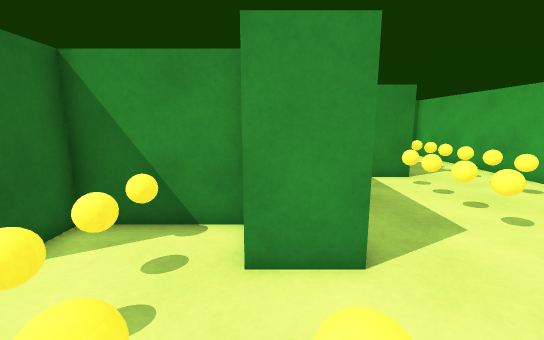
[1] (above)

22 first-person views from a walk through a Unity game level. The camera is 1.2 m above the floor, tilts 10° down and sees 90° across. The floor is counted in squares, 0.5 m on a side. Each view is taken from the middle of a square. On the plan, view 1 faces up. The plan holds only what a view shows up to about 18 squares ahead; the rest is blank.

[2]
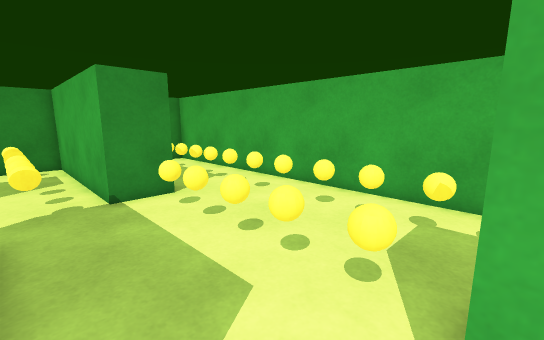

[3]
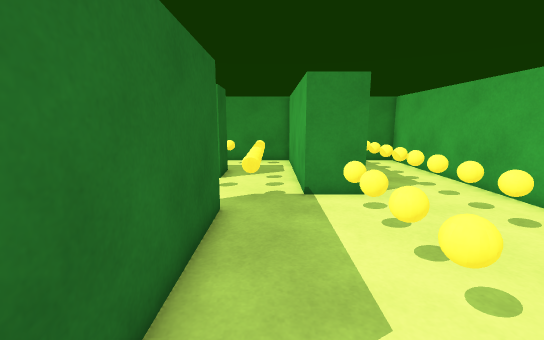

[4]
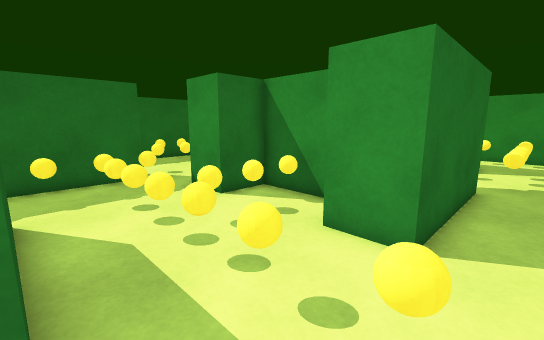

[5]
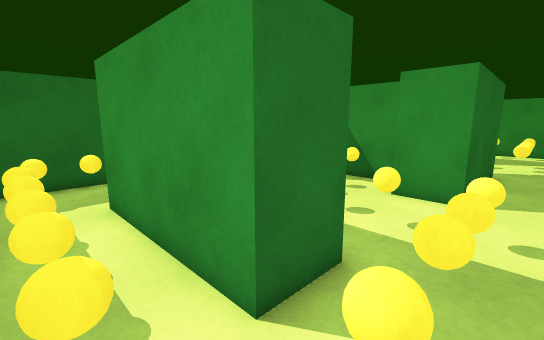

[6]
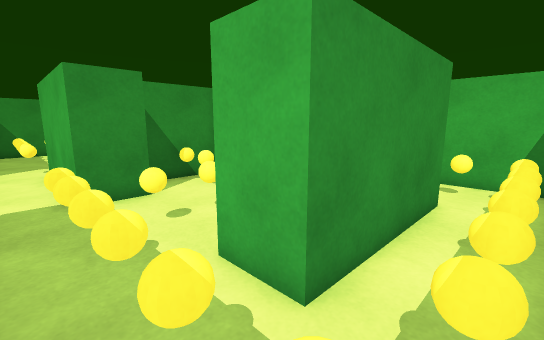

[7]
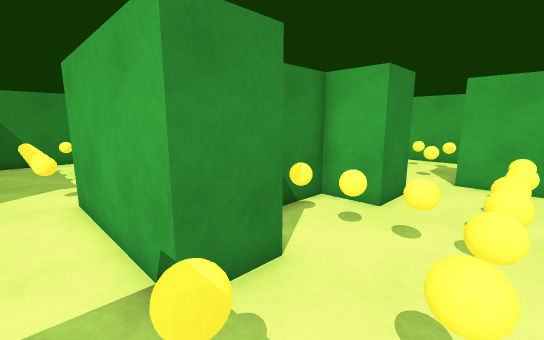

[8]
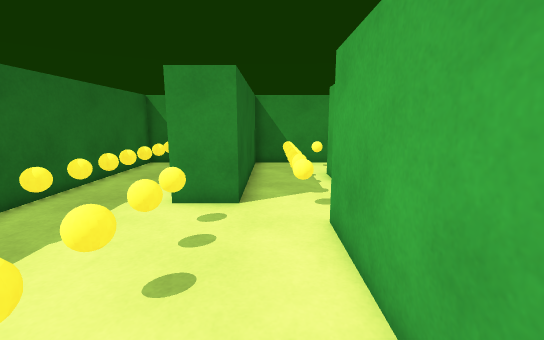

[9]
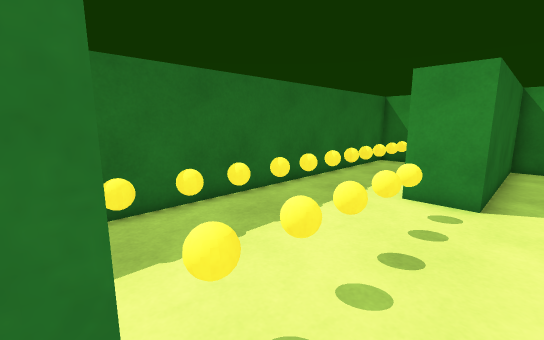

[10]
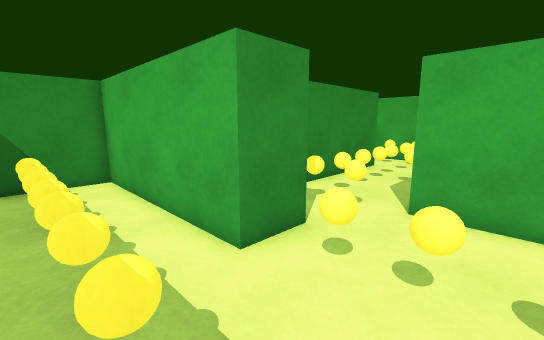

[11]
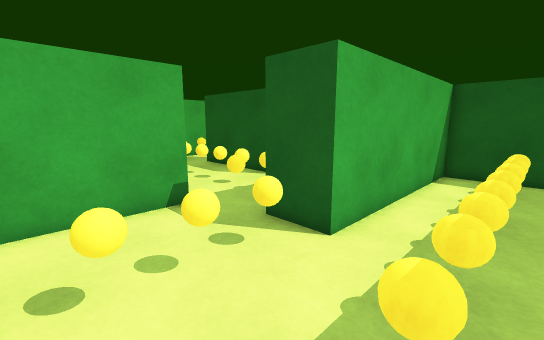

[12]
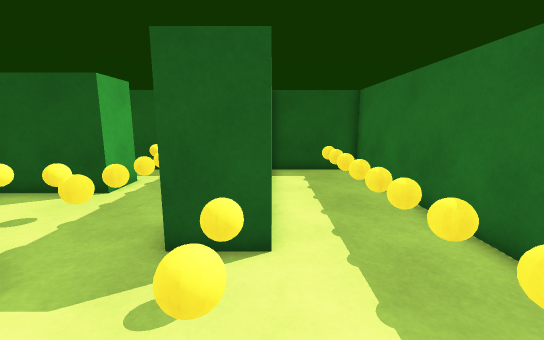

[13]
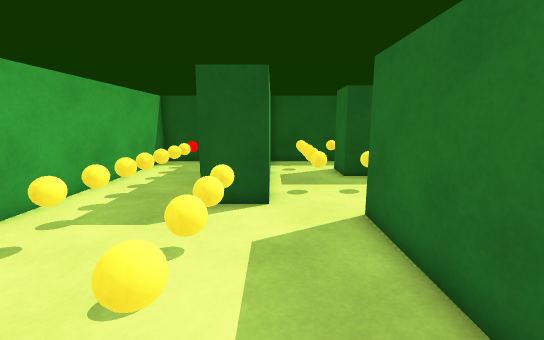

[14]
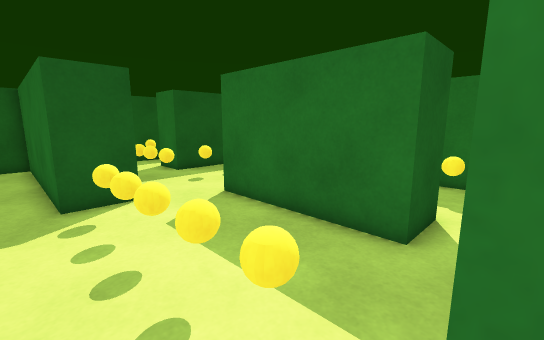

[15]
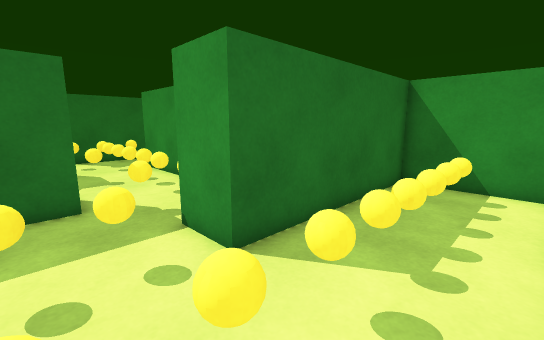

[16]
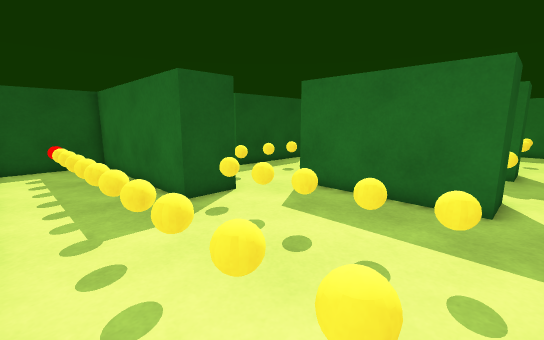

[17]
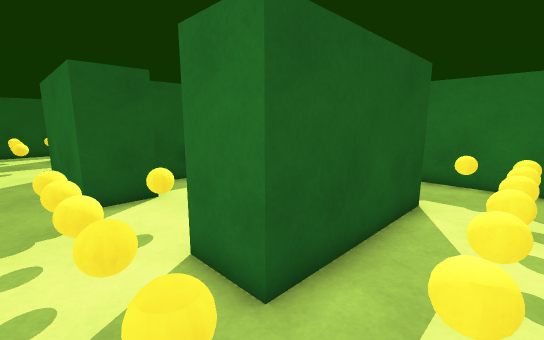

[18]
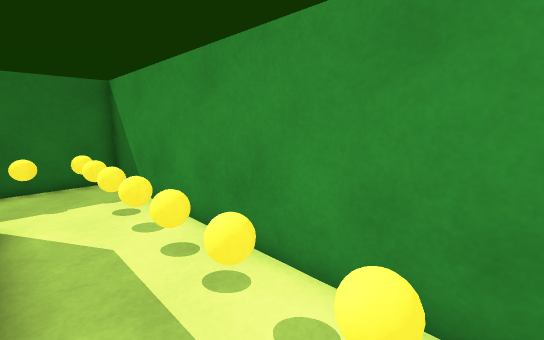

[19]
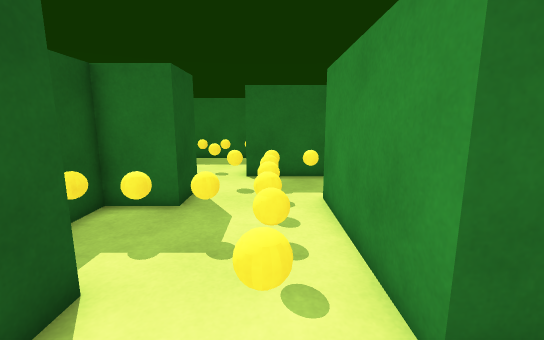

[20]
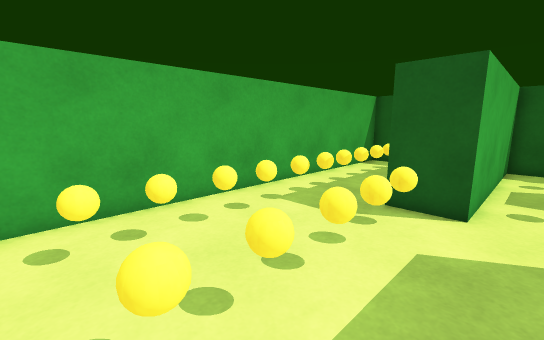

[21]
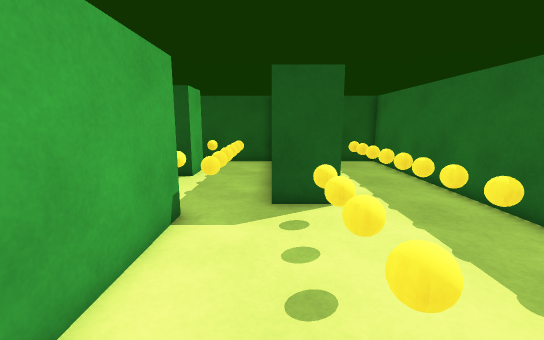

[22]
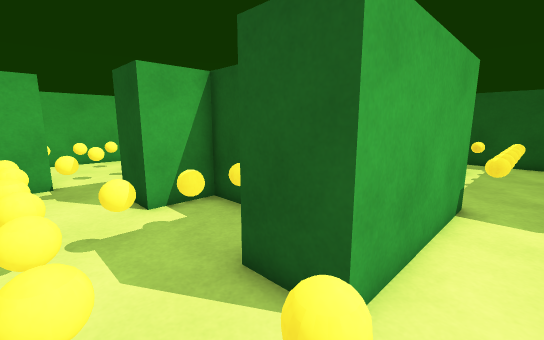

### Floor plan
Ten units are one square. View 1 is at (0, 0); x grows to the right and y downward. Boxes are objects, and circles mark ways between rooms. Rooms are numbered by the first view taken in them; rooms with no view inside come last. Other rooms are left out.
<svg viewBox="-158 -207 270 269">
<path fill="none" stroke="#000" d="M-5 -103 15 -103 15 -41 -5 -41M-46 -41 -66 -41M-4 10 8 10 8 30 -54 30 -54 10 -44 10M-66 -103 -46 -103M-45 -146 -55 -146M-54 -155 -54 -166 8 -166 8 -146 -4 -146M-90 -32 -90 52M-5 57 41 57 41 -32 61 -32 61 57 107 57 107 -202 61 -202 61 -119 41 -119 41 -202 -90 -202 -90 -119M-90 57 -40 57M-90 -119 -110 -119 -110 -202 -153 -202 -153 57 -110 57 -110 -32 -90 -32M-66 -41 -66 -103M-46 -103 -46 -82 -5 -82 -5 -103M-4 -146 -45 -146M-5 -41 -5 -62 -46 -62 -46 -41M-44 10 -4 10"/>
<rect x="-75" y="35" width="10" height="10" fill="#bbb"><title>ball</title></rect>
<rect x="-75" y="25" width="10" height="10" fill="#bbb"><title>ball</title></rect>
<rect x="-75" y="15" width="10" height="10" fill="#bbb"><title>ball</title></rect>
<rect x="-75" y="-5" width="10" height="10" fill="#bbb"><title>ball</title></rect>
<rect x="-75" y="-15" width="10" height="10" fill="#bbb"><title>ball</title></rect>
<rect x="-75" y="-35" width="10" height="10" fill="#bbb"><title>ball</title></rect>
<rect x="-75" y="-125" width="10" height="10" fill="#bbb"><title>ball</title></rect>
<rect x="-75" y="-135" width="10" height="10" fill="#bbb"><title>ball</title></rect>
<rect x="-75" y="-145" width="10" height="10" fill="#bbb"><title>ball</title></rect>
<rect x="-75" y="-165" width="10" height="10" fill="#bbb"><title>other object</title></rect>
<rect x="-75" y="-175" width="10" height="10" fill="#bbb"><title>ball</title></rect>
<rect x="-75" y="-195" width="10" height="10" fill="#bbb"><title>ball</title></rect>
<rect x="-65" y="45" width="10" height="10" fill="#bbb"><title>ball</title></rect>
<rect x="-65" y="-15" width="10" height="10" fill="#bbb"><title>ball</title></rect>
<rect x="-65" y="-135" width="10" height="10" fill="#bbb"><title>ball</title></rect>
<rect x="-65" y="-195" width="10" height="10" fill="#bbb"><title>ball</title></rect>
<rect x="-45" y="45" width="10" height="10" fill="#bbb"><title>ball</title></rect>
<rect x="-45" y="-195" width="10" height="10" fill="#bbb"><title>ball</title></rect>
<rect x="-25" y="45" width="10" height="10" fill="#bbb"><title>ball</title></rect>
<rect x="-25" y="-195" width="10" height="10" fill="#bbb"><title>ball</title></rect>
<rect x="-15" y="45" width="10" height="10" fill="#bbb"><title>ball</title></rect>
<rect x="-15" y="-195" width="10" height="10" fill="#bbb"><title>ball</title></rect>
<rect x="5" y="45" width="10" height="10" fill="#bbb"><title>ball</title></rect>
<rect x="5" y="-15" width="10" height="10" fill="#bbb"><title>ball</title></rect>
<rect x="5" y="-135" width="10" height="10" fill="#bbb"><title>ball</title></rect>
<rect x="5" y="-195" width="10" height="10" fill="#bbb"><title>ball</title></rect>
<rect x="15" y="45" width="10" height="10" fill="#bbb"><title>ball</title></rect>
<rect x="15" y="25" width="10" height="10" fill="#bbb"><title>ball</title></rect>
<rect x="15" y="15" width="10" height="10" fill="#bbb"><title>ball</title></rect>
<rect x="15" y="-5" width="10" height="10" fill="#bbb"><title>ball</title></rect>
<rect x="15" y="-15" width="10" height="10" fill="#bbb"><title>ball</title></rect>
<rect x="15" y="-125" width="10" height="10" fill="#bbb"><title>ball</title></rect>
<rect x="15" y="-135" width="10" height="10" fill="#bbb"><title>ball</title></rect>
<rect x="15" y="-145" width="10" height="10" fill="#bbb"><title>ball</title></rect>
<rect x="15" y="-165" width="10" height="10" fill="#bbb"><title>ball</title></rect>
<rect x="15" y="-175" width="10" height="10" fill="#bbb"><title>ball</title></rect>
<rect x="15" y="-195" width="10" height="10" fill="#bbb"><title>ball</title></rect>
<rect x="45" y="-45" width="10" height="10" fill="#bbb"><title>ball</title></rect>
<rect x="45" y="-65" width="10" height="10" fill="#bbb"><title>ball</title></rect>
<rect x="45" y="-75" width="10" height="10" fill="#bbb"><title>ball</title></rect>
<rect x="45" y="-95" width="10" height="10" fill="#bbb"><title>ball</title></rect>
<rect x="45" y="-105" width="10" height="10" fill="#bbb"><title>ball</title></rect>
<rect x="75" y="35" width="10" height="10" fill="#bbb"><title>other object</title></rect>
<rect x="75" y="15" width="10" height="10" fill="#bbb"><title>other object</title></rect>
<rect x="75" y="5" width="10" height="10" fill="#bbb"><title>other object</title></rect>
<rect x="75" y="-5" width="10" height="10" fill="#bbb"><title>ball</title></rect>
<rect x="75" y="-25" width="10" height="10" fill="#bbb"><title>ball</title></rect>
<rect x="75" y="-35" width="10" height="10" fill="#bbb"><title>ball</title></rect>
<rect x="75" y="-45" width="10" height="10" fill="#bbb"><title>ball</title></rect>
<rect x="75" y="-65" width="10" height="10" fill="#bbb"><title>ball</title></rect>
<rect x="75" y="-75" width="10" height="10" fill="#bbb"><title>ball</title></rect>
<rect x="75" y="-95" width="10" height="10" fill="#bbb"><title>ball</title></rect>
<rect x="75" y="-105" width="10" height="10" fill="#bbb"><title>ball</title></rect>
<rect x="75" y="-125" width="10" height="10" fill="#bbb"><title>ball</title></rect>
<rect x="75" y="-135" width="10" height="10" fill="#bbb"><title>ball</title></rect>
<rect x="75" y="-145" width="10" height="10" fill="#bbb"><title>ball</title></rect>
<rect x="75" y="-165" width="10" height="10" fill="#bbb"><title>ball</title></rect>
<rect x="75" y="-175" width="10" height="10" fill="#bbb"><title>ball</title></rect>
<rect x="75" y="-185" width="10" height="10" fill="#bbb"><title>ball</title></rect>
<rect x="-135" y="35" width="10" height="10" fill="#bbb"><title>other object</title></rect>
<rect x="-135" y="15" width="10" height="10" fill="#bbb"><title>other object</title></rect>
<rect x="-135" y="5" width="10" height="10" fill="#bbb"><title>ball</title></rect>
<rect x="-135" y="-5" width="10" height="10" fill="#bbb"><title>ball</title></rect>
<rect x="-135" y="-25" width="10" height="10" fill="#bbb"><title>ball</title></rect>
<rect x="-135" y="-35" width="10" height="10" fill="#bbb"><title>ball</title></rect>
<rect x="-135" y="-45" width="10" height="10" fill="#bbb"><title>ball</title></rect>
<rect x="-135" y="-65" width="10" height="10" fill="#bbb"><title>ball</title></rect>
<rect x="-135" y="-75" width="10" height="10" fill="#bbb"><title>ball</title></rect>
<rect x="-135" y="-95" width="10" height="10" fill="#bbb"><title>ball</title></rect>
<rect x="-135" y="-105" width="10" height="10" fill="#bbb"><title>ball</title></rect>
<rect x="-135" y="-125" width="10" height="10" fill="#bbb"><title>ball</title></rect>
<rect x="-135" y="-135" width="10" height="10" fill="#bbb"><title>ball</title></rect>
<rect x="-135" y="-145" width="10" height="10" fill="#bbb"><title>ball</title></rect>
<rect x="-135" y="-165" width="10" height="10" fill="#bbb"><title>ball</title></rect>
<rect x="-135" y="-175" width="10" height="10" fill="#bbb"><title>ball</title></rect>
<rect x="-135" y="-185" width="10" height="10" fill="#bbb"><title>other object</title></rect>
<rect x="-105" y="-45" width="10" height="10" fill="#bbb"><title>ball</title></rect>
<rect x="-105" y="-65" width="10" height="10" fill="#bbb"><title>ball</title></rect>
<rect x="-105" y="-75" width="10" height="10" fill="#bbb"><title>ball</title></rect>
<rect x="-105" y="-95" width="10" height="10" fill="#bbb"><title>ball</title></rect>
<rect x="-105" y="-105" width="10" height="10" fill="#bbb"><title>ball</title></rect>
<rect x="-45" y="-135" width="10" height="10" fill="#bbb"><title>ball</title></rect>
<rect x="-35" y="-95" width="10" height="10" fill="#bbb"><title>ball</title></rect>
<rect x="-35" y="-105" width="10" height="10" fill="#bbb"><title>ball</title></rect>
<rect x="-35" y="-125" width="10" height="10" fill="#bbb"><title>ball</title></rect>
<rect x="-35" y="-135" width="10" height="10" fill="#bbb"><title>ball</title></rect>
<rect x="-15" y="-135" width="10" height="10" fill="#bbb"><title>ball</title></rect>
<rect x="-45" y="-15" width="10" height="10" fill="#bbb"><title>ball</title></rect>
<rect x="-35" y="-15" width="10" height="10" fill="#bbb"><title>ball</title></rect>
<rect x="-35" y="-25" width="10" height="10" fill="#bbb"><title>ball</title></rect>
<rect x="-35" y="-45" width="10" height="10" fill="#bbb"><title>ball</title></rect>
<rect x="-35" y="-55" width="10" height="10" fill="#bbb"><title>ball</title></rect>
<rect x="-15" y="-15" width="10" height="10" fill="#bbb"><title>ball</title></rect>
<circle cx="-80" cy="-40" r="3" fill="#2a7"/>
<circle cx="-85" cy="-110" r="3" fill="#2a7"/>
<circle cx="-50" cy="-125" r="3" fill="#2a7"/>
<circle cx="5" cy="-125" r="3" fill="#2a7"/>
<circle cx="-50" cy="-15" r="3" fill="#2a7"/>
<circle cx="5" cy="-15" r="3" fill="#2a7"/>
<text x="30" y="-70">1</text>
<text x="-120" y="-70">2</text>
<text x="-30" y="-120">3</text>
<text x="-30" y="-30">4</text>
</svg>
Room 1 opens to room 2. Room 1 opens to room 3. Room 1 opens to room 4.

Where each view was taken, in squares from view 1:
view 1: 0 up, 0 right, facing up
view 2: 3 up, 2 right, facing up-right
view 3: 3 up, 3 right, facing up
view 4: 1 down, 3 right, facing up-left
view 5: 5 down, 3 right, facing up-left
view 6: 5 down, 8 left, facing up-right
view 7: 1 up, 8 left, facing up-right
view 8: 4 up, 8 left, facing up
view 9: 3 up, 8 left, facing up-left
view 10: 8 up, 14 left, facing up-right
view 11: 8 up, 14 left, facing down-right
view 12: 8 up, 11 left, facing down
view 13: 11 up, 4 right, facing down
view 14: 12 up, 7 right, facing down-left
view 15: 9 up, 10 right, facing up-left
view 16: 11 up, 10 right, facing down-left
view 17: 19 up, 3 right, facing down-left
view 18: 17 up, 3 right, facing up-left
view 19: 13 up, 3 right, facing left
view 20: 11 up, 3 right, facing down-right
view 21: 11 up, 9 left, facing down
view 22: 13 up, 8 left, facing down-right
